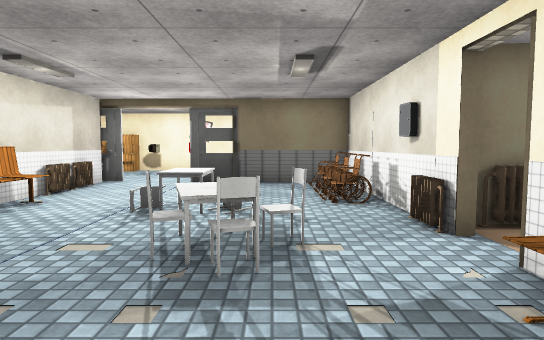
[1] (above)

23 first-person views from a walk through a scene from a Unity 3-D project. The camera is 1.3 m above the floor, tilts 4° down and sees 75° across. The floor is counted in squares, 1 m on a side. Each view is taken from the middle of a square. On the plan, view 1 faces up. The plan holds only what a view shows up to about 15 squares ahead; the rest is blank. The place goes on beyond the plan. The player character is not drawn. Door leaves are left out, so doorways stand open. Some surface patterns are stand-ins.

[2]
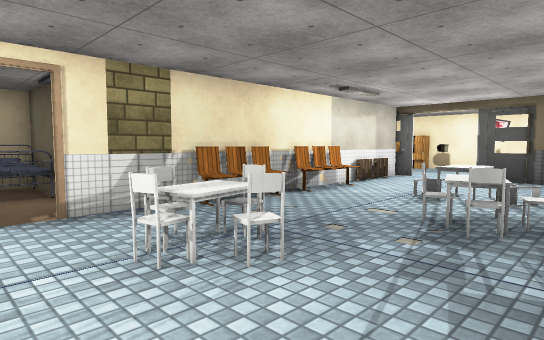

[3]
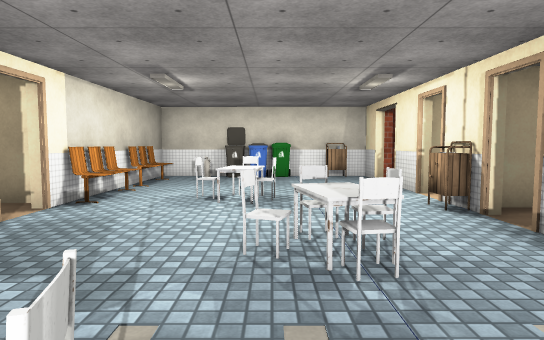

[4]
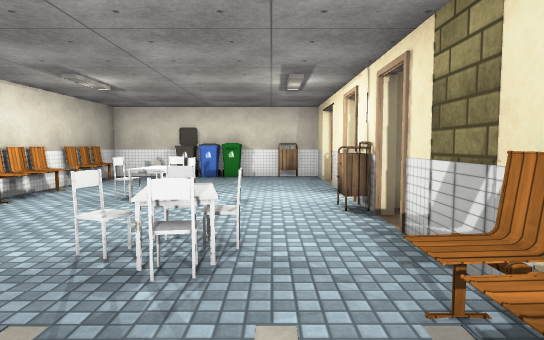

[5]
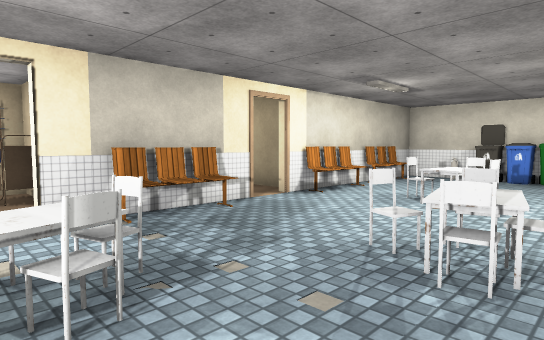

[6]
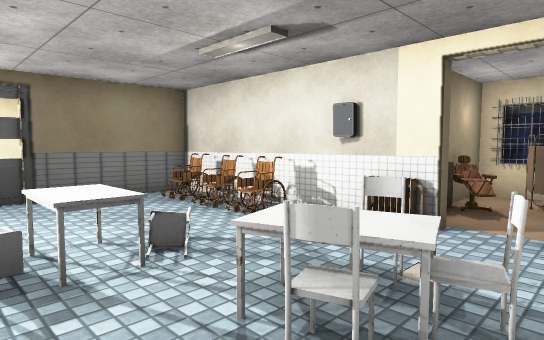

[7]
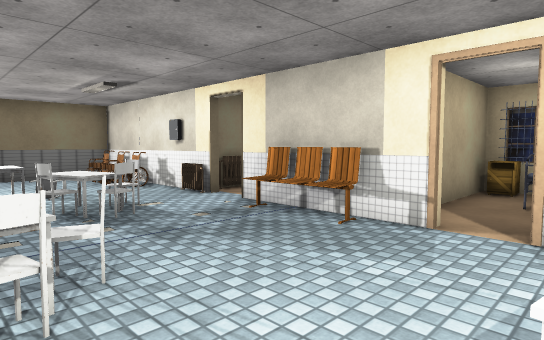

[8]
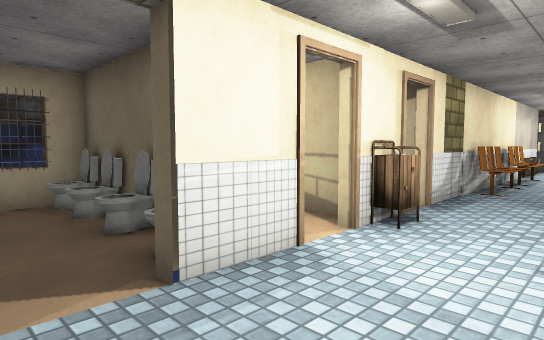

[9]
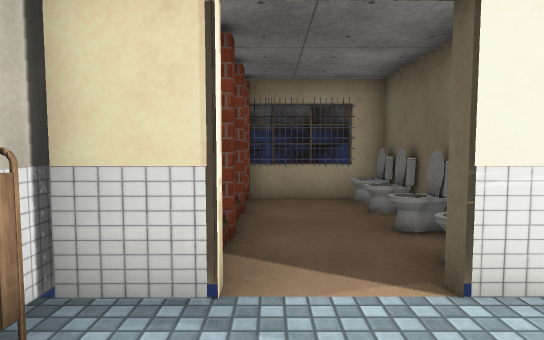

[10]
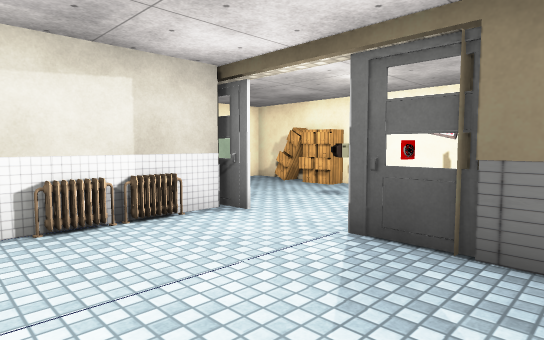

[11]
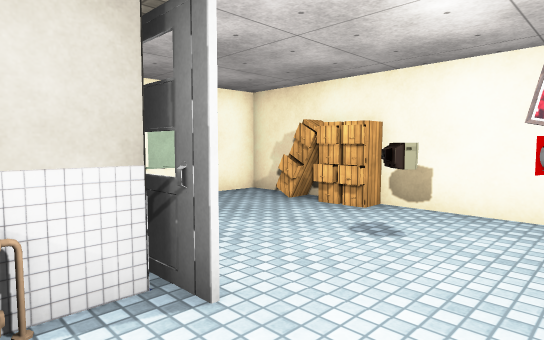

[12]
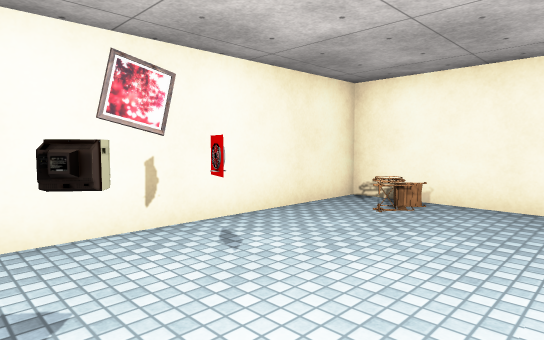

[13]
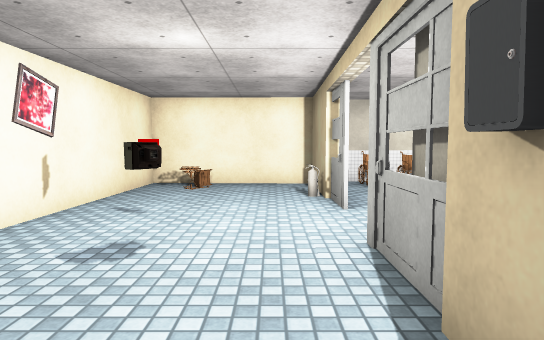

[14]
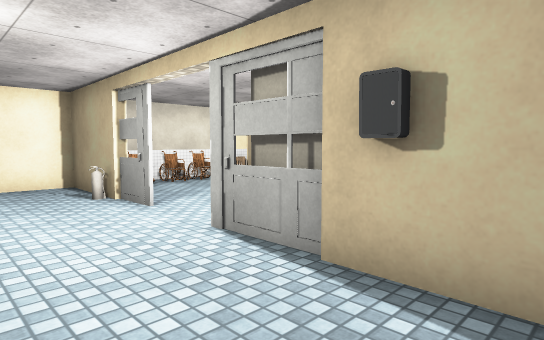

[15]
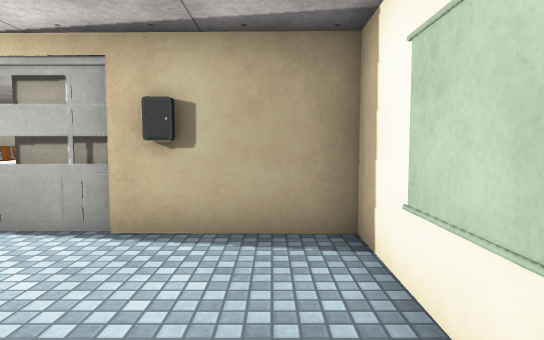

[16]
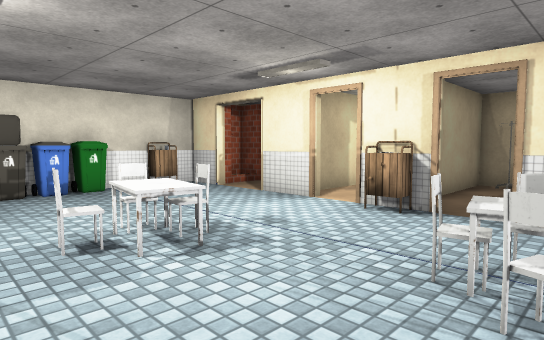

[17]
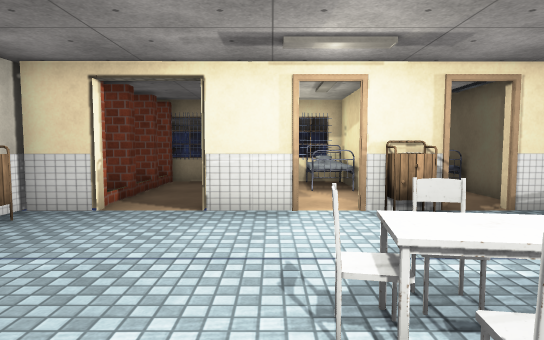

[18]
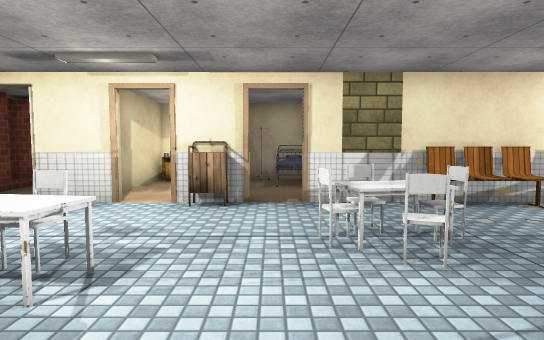

[19]
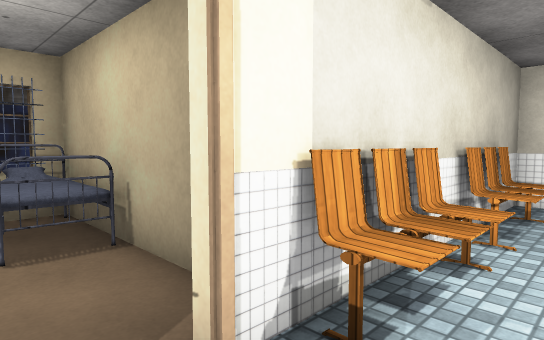

[20]
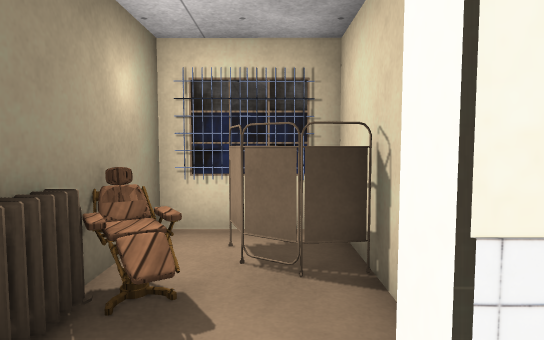

[21]
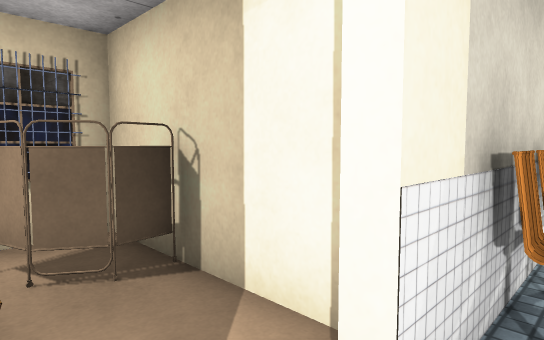

[22]
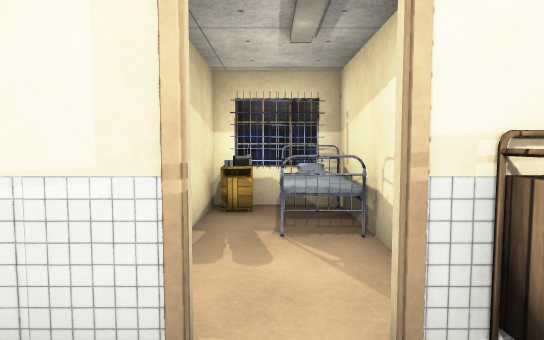

[23]
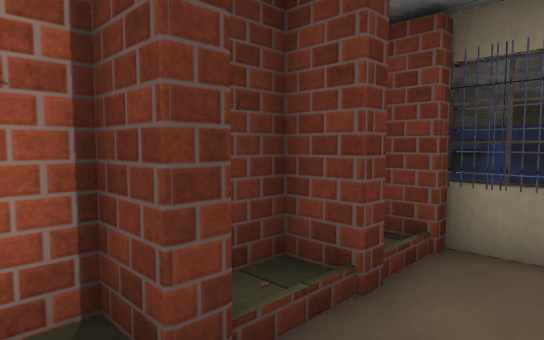

### Floor plan
Points are (right, up) in squares from view 1. A wall is a line through its corners. A room is listed if a view was taken in it or the views show most of it. See-through windows are left out.
Room 1 (views 1, 2, 3, 4, 5, 6, 7, 8, 9, 10, 11, 16, 17, 18, 19, 20, 21, 22)
walls: (-6, 0.6) (-6, -0.4); (2.6, -0.9) (2.6, 3.7); (2.9, 3) (2.9, 3.7); (2.6, 5) (2.6, 5.5); (2.9, 5) (2.9, 5.5); (-5.9, -4.5) (-5.9, -6.4); (2.6, 7.4) (2.6, 12.3) (-1.3, 12.4); (-6, 9.5) (-6, 2.3); (-5.9, -8.5) (-5.9, -9.9); (-6.2, -8.5) (-6.2, -9.1); (-1.4, 12.4) (-2.9, 12.4); (1.4, -10) (2.6, -10) (2.6, -2.2); (-6.2, -10) (-2.4, -10); (-5.2, 12.6) (-6.5, 12.6); (-6, 12.4) (-6, 11.4)
ways out: opening at (-4.5, 13) to room 2; open door at (-6, -7.5) to room 3; open door at (-6, -1) to room 4; open door at (3, -1.5) to room 5; opening at (4, 5) to room 6; open door at (3, 4.5) to room 6; open door at (-6, -4)
objects: column (-6, 1) to (-6, 2); heater (-6, 10); heater (-6, 11); nightstand (-5, -10); bench (-5, 3) to (-5, 4); bench (-5, 6) to (-5, 8); chair (-4, 1); chair (-3, 0); table (-3, 1); chair (-3, 2); other object (-2, -10) to (-2, -9); chair (-2, -4); chair (-2, 1); table (-2, 7) to (-2, 8); other object (-1, -10) to (0, -9); chair (-1, -5); table (-1, -4) to (-1, -3); table (-1, 4) to (0, 5); chair (0, -4); chair (0, 3); chair (0, 5); other object (1, -10); bench (2, -8) to (3, -6); bench (2, -5) to (2, -3); bench (2, 0) to (2, 2); chair (2, 8); chair (2, 9); chair (2, 11); heater (3, 6); box (3, 7); heater (4, 6)
Room 2 (views 12, 13, 14, 15)
walls: (-2.9, 12.5) (-1.4, 12.5); (-7.7, 12.8) (-5.3, 12.8); (-7.5, 12.5) (-6, 12.4); (-0.7, 12.7) (2, 12.6) (2.1, 18.1) (-6.6, 18.3); (-9.4, 18.3) (-11.2, 18.3) (-11.3, 17); (-11.3, 16.6) (-11.3, 12.9) (-9.4, 12.8)
ways out: opening at (-4.5, 13) to room 1
objects: box (-9, 13); cabinet (-9, 17) to (-9, 18); cup (-8, 13); cabinet (-8, 18); cabinet (-7, 18); other object (-5, 16); other object (-4, 16); other object (-1, 13); chair (1, 17)
Room 3 (view 23)
walls: (-8.3, -8.5) (-7.8, -8.5) (-7.8, -9.4) (-6.9, -9.4); (-9.6, -8.5) (-9.6, -9.4) (-8.9, -9.4); (-8.4, -5.3) (-9.5, -5.3)
ways out: open door at (-6, -7.5) to room 1; opening at (-10, -7.5)
Room 4 (no view inside)
walls: (-7.5, -2.2) (-6.5, -2.2); (-6, -1.5) (-5.9, -3.2); (-9.4, -5.3) (-8.3, -5.2); (-6.5, 0.5) (-11.8, 0.5) (-11.8, -2.2)
ways out: open door at (-6, -1) to room 1
objects: barrier (-12, -4); barrier (-12, -3); other object (-11, -5); box (-11, -4); other object (-11, -4) to (-9, -3); bed (-11, -1) to (-9, 0); toilet (-10, -5); nightstand (-6, -2)
Room 5 (no view inside)
walls: (8.5, -0.2) (5, -0.2); (3.4, -2.9) (8.4, -2.9)
ways out: open door at (3, -1.5) to room 1
objects: bed (6, -2) to (7, -2); barrier (8, -2); barrier (8, -1)
Room 6 (no view inside)
walls: (3.3, 3) (7.4, 3) (7.4, 5.7) (4.3, 5.7)
ways out: opening at (4, 5) to room 1; open door at (3, 4.5) to room 1
objects: chair (5, 5); other object (6, 4); barrier (7, 4)

Where each view was taken, in squares from view 1:
view 1: 0 up, 0 right, facing up
view 2: 2 down, 1 right, facing up-left
view 3: 5 up, 2 left, facing down
view 4: 5 up, 4 left, facing down
view 5: 5 up, 4 left, facing down-right
view 6: 3 up, 3 left, facing up-right
view 7: 3 down, 3 left, facing up-right
view 8: 8 down, 3 left, facing up-left
view 9: 8 down, 3 left, facing left
view 10: 8 up, 0 right, facing up-left
view 11: 11 up, 3 left, facing up-left
view 12: 13 up, 6 left, facing up-right
view 13: 14 up, 10 left, facing right
view 14: 16 up, 10 left, facing down-right
view 15: 18 up, 10 left, facing down
view 16: 1 up, 1 right, facing down-left
view 17: 5 down, 1 right, facing left
view 18: 1 down, 2 right, facing left
view 19: 1 down, 1 right, facing down-right
view 20: 4 up, 2 right, facing right
view 21: 5 up, 2 right, facing down-right
view 22: 4 down, 4 left, facing left
view 23: 7 down, 7 left, facing down-left
